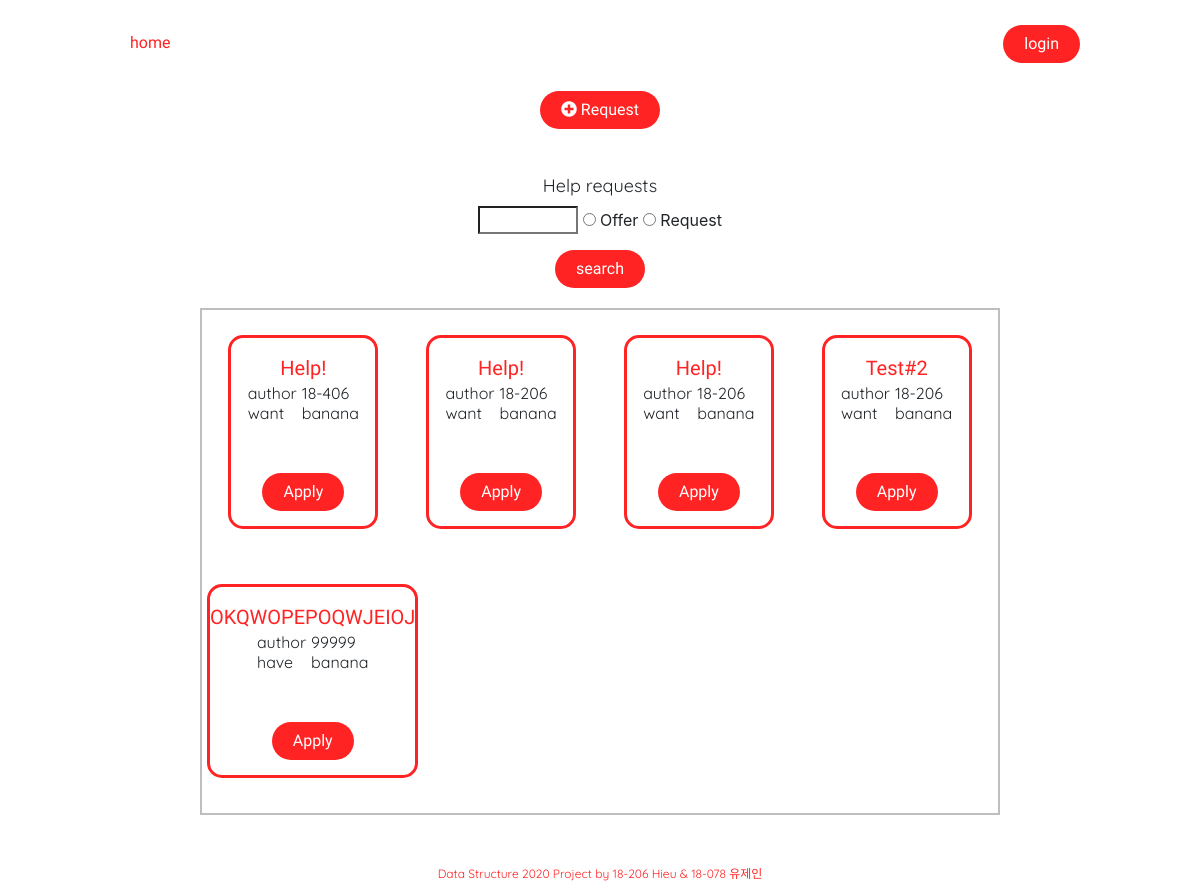
Screenshot of /queue/ with the database file from the repository.
### items/models.py (models this page shows, shortened)
class transaction(models.Model):
    class Status(models.IntegerChoices):
        PROCESSING  = 0
        SUCCESS     = 1
        FAILED      = 2
        IN_QUEUE    = 3
    class Method(models.IntegerChoices):
        REQUEST     = 0
        OFFER       = 1
    status              = models.IntegerField(default=3,choices=Status.choices,null=False)
    date_create         = models.DateTimeField(verbose_name='date created', auto_now_add=True)
    date_update         = models.DateTimeField(verbose_name='date update', auto_now=True)
    tags                = TaggableManager()
    author              = models.CharField(max_length=100, null=False)
    accepter            = models.CharField(default='None', max_length=100, null=False)
    title               = models.CharField(max_length=60, null=False)
    content             = models.CharField(max_length=100, null=False)
    details             = models.TextField(blank=True, null=True)
    method              = models.IntegerField(default=0,choices=Method.choices,null=False)

### pages/views.py (the view, shortened to what this page needs)
# urls.py: path('queue/', queue_view, name='queue'),
def queue_view(request,proid=None,method=None):
    transactions = transaction.objects.filter(status=3)
    tags = Tag.objects.all()
    q = request.GET.get('q', '')
    typ = request.GET.get('typ', '')
    if q:
        if typ:
             q = q.split()
             transactions = transactions.filter(tags__name__in=q).filter(method=int(typ)).distinct()
        else:
            q = q.split()
            transactions = transactions.filter(tags__name__in=q).distinct()
    else:
        if typ: transactions = transactions.filter(method=int(typ))
        else: transactions = transactions.all()
    q = ''
    context = {
            'trans' : transactions,
            'q': q,
            'tags': tags,
            'typ': typ
            }
    if request.POST.get('title'):
        form = foodQueueForm(request.POST)
        if form.is_valid() and form.cleaned_data['author']:
            form.cleaned_data['author']
            form.save()
            messages.success(request, " successfully added ")
            return redirect('queue')
        else:
            context['queue_form'] = form
    else:
        form = foodQueueForm()
        context['queue_form'] = form
    return render(request, 'pages/queue.html', context)

### items/forms.py
class foodQueueForm(ModelForm):
    class Meta:
        model = transaction
        fields = [
            'title',
            'author',
            'content',
            'details',
            'tags',
            'method'
        ]

### templates/pages/queue.html (shortened to what this page needs)
{% extends 'base.html' %}
{% block content %}
<div class='queue-page'>
    <div class='add-q'>
    <button class='button-add-q'><i class="fas fa-plus-circle"></i> Request</button>
    </div>
    {% if trans|length > 0 %}
    <p id="history-header">Help requests</p>
    <form action="" method="get">
        <input list="tags" type="text" name="q" value="{{ q }}" id='input-space'>
        <input type="radio" id="offer" name="typ" value="1">
        <label for="offer">Offer</label>
        <input type="radio" id="request" name="typ" value="0">
        <label for="request">Request</label>
        <input type="submit" value="search" class="submit-button  button-add-q">
    </form>
    <div id="q-container">
        {% for tran in trans reversed %}
        {% include 'items/q-preview.html' %}
        {% endfor %}
    </div>
    {% else %}
    <h1 id='content-text'> Queue is empty </h1><br>
    <img src='/static/all_happy.png' alt='all happy' class='all-happy-img'>
    {%endif%}
</div>
{% endblock %}

### templates/items/q-preview.html (shortened to what this page needs)
<div class='q-preview'>
    <div class='q-pr-content'>
    <a href="{% url 'item' tran.pk %}">{{tran.title}}</a>
    <table>
        <tr>
            <td>author </td>
            <td style="padding-left:5px;">{{tran.author}}</td>
        </tr>
        <tr>
            <td>{% if tran.method == 0 %}want{% else %}have{% endif %}</td>
            <td style="padding-left:5px;">{{tran.content}}</td>
        </tr>
    </table>
    {% if tran.author != user.student_id %}
    <div class='q-pr-button'>
        <form action="{% url 'queue_re' 'apply' tran.pk %}" method=POST>
            <button class='q-button' type="submit">Apply</button>
        </form>
    </div>
    {%endif%}
    </div>
</div>

### templates/base.html (style rules this page uses)
* { box-sizing: border-box; margin: 0; padding: 0; background-color: rgb(255, 255, 255); }
li, a { font-family: 'Amatic SC', cursive; font-weight: 500; font-size: 16px; color: #ff2323; text-decoration: none; }
button { font-family: 'Amatic SC', cursive; font-weight: 500; font-size: 16px; color: #ffffff; padding: 7px 21px; background-color: #ff2323; border:none; border-radius: 50px; cursor: pointer; transition: all 0.3s ease 0s; }
.submit-button { font-family: 'Amatic SC', cursive; font-weight: 500; font-size: 16px; color: #ffffff; padding: 7px 21px; background-color: #ff2323; border:none; border-radius: 50px; cursor: pointer; transition: all 0.3s ease 0s; margin:10px auto 0 auto; }
#history-header { position: relative; top: 38px; left: auto; right: auto; margin-left: auto; margin-right: auto; padding: 5px; width: 157px; font-family: 'Quicksand', sans-serif; font-size: 18px; text-align: center; }
.fa-plus-circle { color:white; background-color: transparent; }
.add-q { display: flex; justify-content: flex-end }
.queue-page { max-width: 1000px; margin: 0 auto 0 auto; display: flex-block; }

### templates/items/q-form.html (style rules this page uses)
.submit-button { width: auto; }

### templates/items/q-preview.html (style rules this page uses)
.q-preview { border-color: #ff2323; border-style: solid; border-radius: 15px; margin: 20px auto 30px auto; padding: 15px 0px; min-width: 150px; text-align: center ; padding-top:auto; }
.q-pr-content { position: relative; background-color: transparent; }
.q-preview a { font-family: 'Amatic SC', cursive; font-size: 20px; text-align: center; margin-bottom: 20px; padding-bottom: 20px; }
.q-preview table { margin-left: auto; margin-right: auto; }
.q-button { font-family: 'Amatic SC', cursive; font-weight: 500; font-size: 16px; color: #ffffff; padding: 7px 21px; margin-top: 10px; background-color: #ff2323; border:none; border-radius: 50px; cursor: pointer; transition: all 0.3s ease 0s; }

### templates/pages/queue.html (style rules this page uses)
#q-container { border-color: #bebebe; border-style: solid; border-width: 2px; max-width: 800px; min-width: 200px; margin: 20px auto 30px auto; padding: 5px; display: grid; grid-gap: 5px; grid-template-columns: repeat(auto-fit, minmax(190px, 1fr)); }
#q-container table { border-collapse: separate; border-spacing: 0px 0; font-family: 'Quicksand', sans-serif; min-width: 100px; }
.button-add-q { display: block; margin-right: auto; margin-left: auto; }
form { text-align: center; margin-top: 40px; }
#input-space { width: 100px; }

### rows the page displays
transaction: title "Help!", author "18-406", method "want", content "banana", shows "Apply"
transaction: title "Help!", author "18-206", method "want", content "banana", shows "Apply"
transaction: title "Help!", author "18-206", method "want", content "banana", shows "Apply"
transaction: title "Test#2", author "18-206", method "want", content "banana", shows "Apply"
transaction: title "OKQWOPEPOQWJEIOJ", author "99999", method "have", content "banana", shows "Apply"
